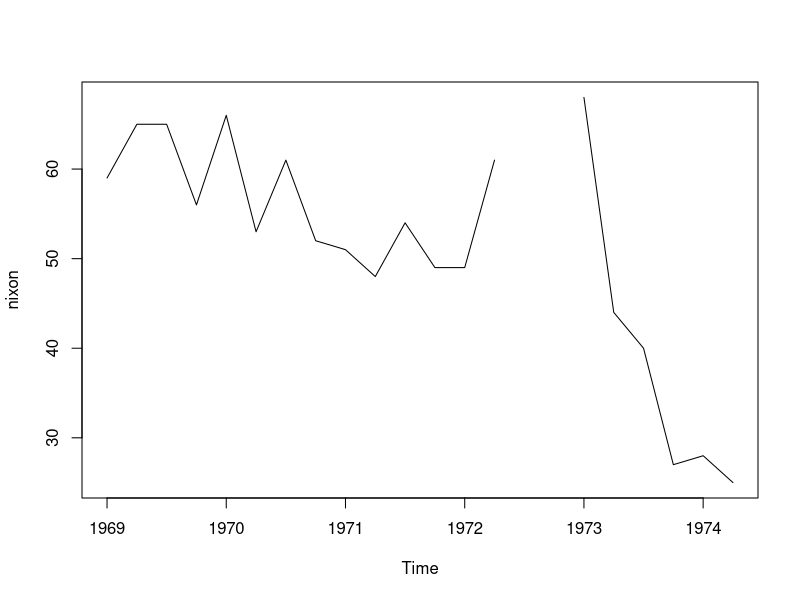

The R source for this figure:
#' # Approval of US presidents

#' The following line is not really necessary, it is used here only to indicate
#' that `presidents` is a pre-installed data example.

data(presidents)

#' The data contains quarterly data about presidents' popularity. 
#' The function `tsp()` contains the time series properties: the starting point,
#' the end point and the frequency in which the popularity is measured within years.

tsp(presidents)

#' With  the functions `start()`, `end()` and `frequency()` we can obtain the
#' respective time series properties.

start(presidents)

end(presidents)

frequency(presidents)

presidents[1:12]

window(presidents,
       start=1945,
       end=c(1947,4))

nixon <- window(presidents,
                start=1969,
                end=c(1974,2))
nixon

plot(nixon)

time(nixon)
